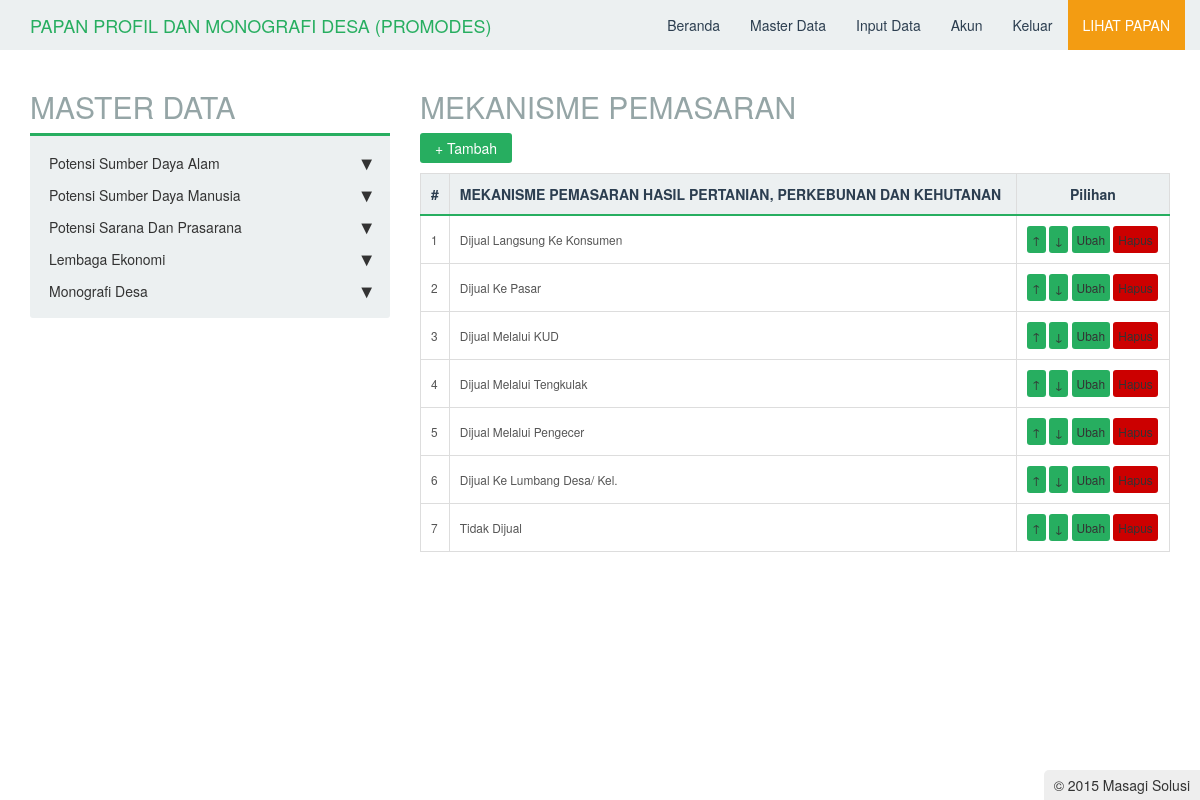
Page /master/potensi_sda/pertanian_perkebunan_kehutanan/mekanisme/master.php (signed in) on the committed database.
### tables this page shows
CREATE TABLE IF NOT EXISTS `tbmekanisme_pemasaran` (
  `id` int(11) NOT NULL AUTO_INCREMENT,
  `nama` varchar(225) NOT NULL,
  `posisi` int(11) NOT NULL,
  PRIMARY KEY (`id`)
);

### master/potensi_sda/pertanian_perkebunan_kehutanan/mekanisme/master.php (the view, shortened to what this page needs)
<?php
include_once "../../../../functions/urut.php";
include_once "../../../../master/header.php";
echo "<h2>MEKANISME PEMASARAN</h2>";
$mod = $_GET['mod'];
if($mod == "tambah"){
    if(isset($_POST['simpan'])){
        $nama = $_POST['nama'];
        $s = mysql_query("select max(posisi) as urut from tbmekanisme_pemasaran");
        $d = mysql_fetch_array($s);
        $posisi  = $d['urut']+1;
        for($i = 0;$i < sizeof($nama);$i++){
           if($nama[$i] != ""){
               $q = mysql_query("insert into tbmekanisme_pemasaran(nama,posisi) values('".mysql_real_escape_string($nama[$i])."','".($posisi+$i)."')");
           }
        }
        if($q){
            echo "<script>window.location='master.php';</script>";
        }
    }
    echo "<link rel='stylesheet' type='text/css' href='../../../../lib/css/table2.css'/>";
?>
<script type="text/javascript" src="../../../../lib/js/jquery-1.9.1.min.js"></script>
<script type="text/javascript">
$(document).ready(function(){
    var count = 0;
    $nama = $("#nama");
    $add = $("#add");
    $add.click(function(e){
        var countNext = count+1;
        $("#input"+count).append("<div>&nbsp;&nbsp;<input type='text' name='nama[]' id='nama"+count+"'/><div id='input"+countNext+"'></div></div>");
        $("#nama"+count).focus();
        count++;
    });
});
</script>
<form method="post">
    <table>
        <tr>
            <td>Mekanisme Pemasaran</td>
            <td id='nama'><div id='input0'> : <input type='text' name='nama[]' id='nama' required/><a class='btn' href='#' id='add'>+</a></div></td>
        </tr>
        <tr>
            <td></td>
            <td><input type='submit' name='simpan' value='Tambah'></td>
        </tr>
    </table>
</form>
<?php
}
else if($mod == "hapus"){
    $id = abs((int)$_GET['id']);
    $q = mysql_query("delete from tbmekanisme_pemasaran where id='$id'");
    if($q){
        echo "<script>window.location='master.php';</script>";
    }
}
else
{
    echo "<link rel='stylesheet' type='text/css' href='../../../../lib/css/table.css'/>";
    echo "<input type='reset' onclick=\"window.location='?mod=tambah';\" value='+ Tambah'/>";
    echo "<table>
            <tr>
                <th>#</th>
                <th align=left>MEKANISME PEMASARAN HASIL PERTANIAN, PERKEBUNAN DAN KEHUTANAN</th>
                <th>Pilihan</th>
            </tr>";
    $n1 = 1;
    $s1= mysql_query("select * from tbmekanisme_pemasaran order by posisi asc");
    while($d1 = mysql_fetch_array($s1)){
        echo "<tr>
                <td>$n1</td>
                <td>$d1[nama]</td>
                <td><a class='edit' href='?mod=urut&id=$d1[id]&tipe=1&posisi=up'>&#8593;</a> <a class='edit' href='?mod=urut&id=$d1[id]&tipe=1&posisi=down'>&#8595;</a> <a class='edit' href='?mod=ubah&id=$d1[id]'>Ubah</a> <a class='del' href='#' onclick='confirmDelete(\"?mod=hapus&id=$d1[id]\");'>Hapus</a></td>
            </tr>";
        $n1++;
    }
    echo "</table>";
}
include_once "../../../../master/footer.php";
?>

### rows in the picture
tbmekanisme_pemasaran: nama "Dijual Langsung Ke Konsumen"
tbmekanisme_pemasaran: nama "Dijual Ke Pasar"
tbmekanisme_pemasaran: nama "Dijual Melalui KUD"
tbmekanisme_pemasaran: nama "Dijual Melalui Tengkulak"
tbmekanisme_pemasaran: nama "Dijual Melalui Pengecer"
tbmekanisme_pemasaran: nama "Dijual Ke Lumbang Desa/ Kel."
tbmekanisme_pemasaran: nama "Tidak Dijual"
